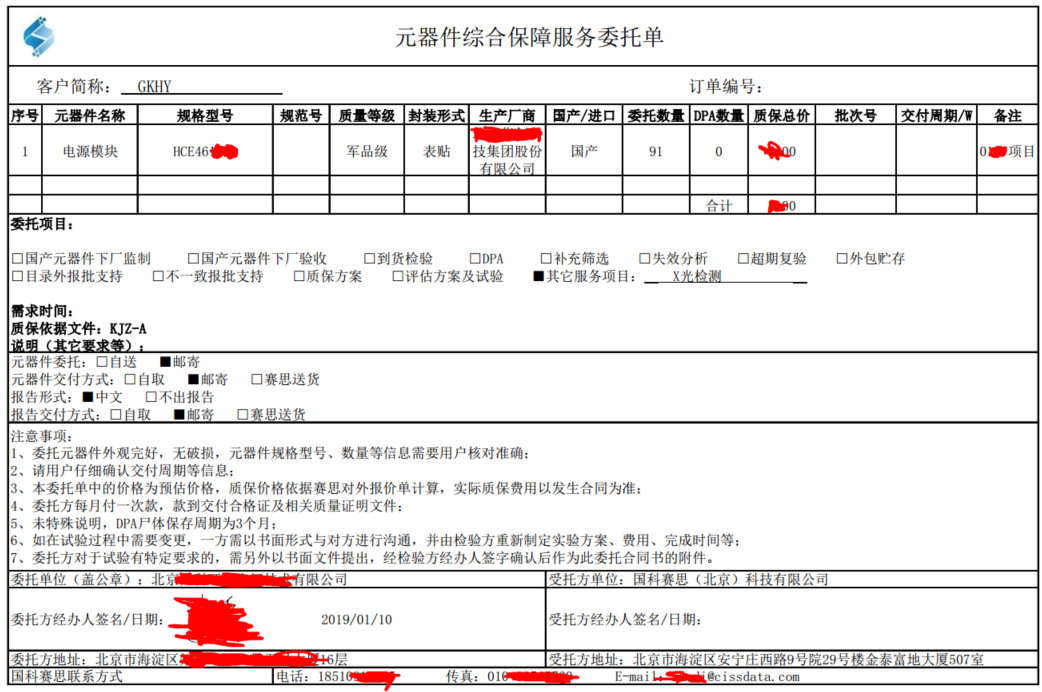
#> input picture code/Option B/code&materials/1.png, 1042 x 692 px
$ python -i img_obj.py   (imports and definitions only)   (older library calls are emulated)
#> lines starting #> are read from the running program, lines starting #| are printed output that depends on the picture; after the words box and inside, x2 and y2 are one past the last pixel; in counts of white or black regions, pixels touching at a corner belong together
# -*- coding: utf-8 -*-
"""
Image processing functions.
Jan. 2020, CISSDATA,  https://www.cissdata.com/
@author: Zihao Li <poderlee@outlook.com>
"""

import numpy as np
import cv2
import math
from imutils.perspective import four_point_transform


DIRECTION_HORIZONTAL = 'h'
DIRECTION_VERTICAL = 'v'


PIHLF = np.pi / 2
PI4TH = np.pi / 4


def pt_to_tuple(p):
    return (int(round(p[0])), int(round(p[1])))


def pt(x, y, dtype=np.float):
    """Create a point in 2D space at <x>, <y>"""
    return np.array((x, y), dtype=dtype)


# [84 lines left out: functions normalize_angle, project_polarcoord_lines, not called in this run]


class ImageProc:
    """
    Class for image processing. Methods for detecting lines in an image and clustering them. Helper methods for
    drawing.
    """
    DRAW_LINE_WIDTH = 2

    def __init__(self, imgfile):
        """
        Create a new image processing object for <imgfile>.
        """
        if not imgfile:
            raise ValueError("parameter 'imgfile' must be a non-empty, non-None string")

        self.imgfile = imgfile
        self.input_img = None
        self.img_w = None
        self.img_h = None

        self.gray_img = None  # grayscale version of the input image
        self.blur_img = None  # gaussian blur
        self.edges = None  # edges detected by Canny algorithm
        self.skew_correction_img = None

        self.lines_hough = []  # contains tuples (rho, theta, theta_norm, DIRECTION_HORIZONTAL or DIRECTION_VERTICAL)

        self._load_imgfile()
#> in _load_imgfile, self.input_img is the input picture: shape (692, 1042, 3); mean B, G, R 230.9, 230.9, 234

    # [118 lines left out: functions detect_lines, detect_lines_houghP, segmentation_site_img, scan_perpixl, not called in this run]
        # draw_lines(lines, img_obj)

    def img_adjust(self):
        """
        This function is used to correct the skew image.

        Paraneters:
        -----------
        path_img: str
        The image path we want to correct
        img_name: num
        A name representing the sequence of corrected image.
        img_name_se: str
        A name represent the secondary sequence of corrected image, the default value is 0.

        Returns:
        --------
        skew_correction_img :the image after skew correction

        """
        # Reading the image we want to correct.
        # Calling the scanning_location function to find the image border.
        img_or = self.input_img
        left, right, upper, under = self.scanning_location(img_or)
#> in scanning_location, `ret, bin_img = cv2.threshold(img_gray, 100, 255, cv2.THRESH_BINARY)`:
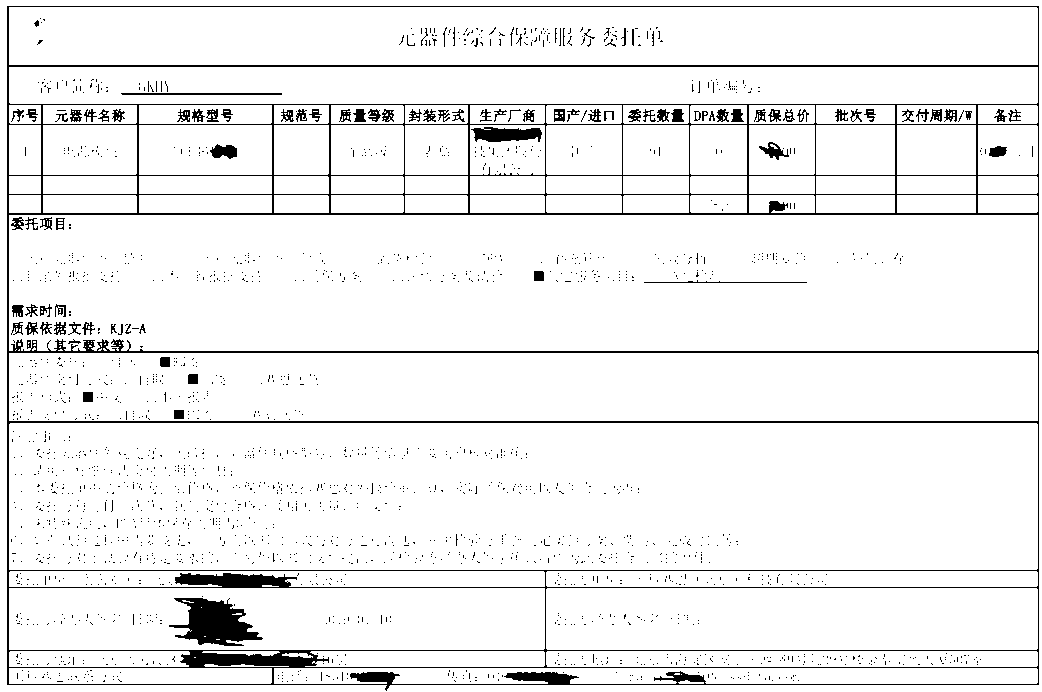
#> bin_img: shape (692, 1042); 94.1% white; 2225 black regions (2127 under 20 px), largest, box (x1, y1, x2, y2) and area: (7, 6, 1039, 691) 27820, (169, 598, 263, 646) 2520, (471, 127, 542, 142) 793
#> left = 7; right = 1038; upper = 6; under = 690
        # According the image border to clip the image.
        img_clipping = img_or[upper:under, left:right]
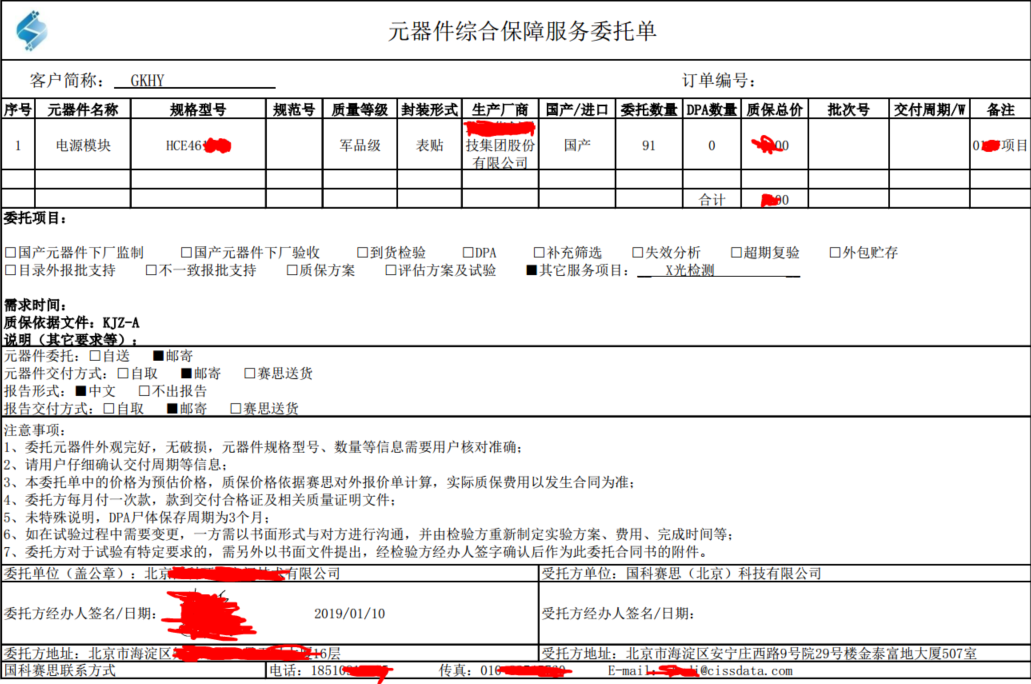
#> img_clipping: shape (684, 1031, 3); mean B, G, R 230.8, 230.8, 234
        # Getting the image size after clipped.
        (height, width, num) = img_clipping.shape
#> height = 684; width = 1031; num = 3
        # Scaling the image to reduce the calculation.
        scaling_factor = np.maximum(height / 1500, width / 1500)
#> scaling_factor = 0.687
        re_height = int(np.ceil(height / scaling_factor))
#> re_height = 996
        re_width = int(np.ceil(width / scaling_factor))
#> re_width = 1500
        img_resize = cv2.resize(img_clipping, (re_width, re_height), cv2.INTER_LINEAR)
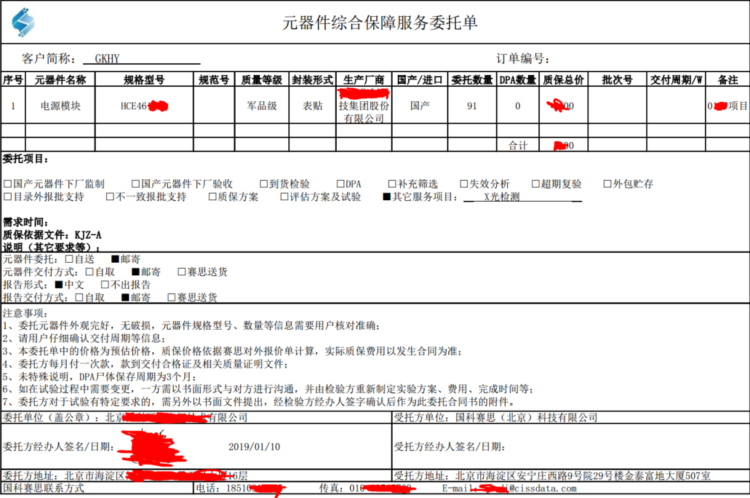
#> img_resize: shape (996, 1500, 3) (shown at 1/2 size); mean B, G, R 230.8, 230.7, 233.9
        # Clipped RGB image to gray image.
        img_gray_sca = cv2.cvtColor(img_resize, cv2.COLOR_BGR2GRAY)
        # Gaussian blur to smoothing image.
        blur_img = cv2.GaussianBlur(img_gray_sca, (5, 5), 0)
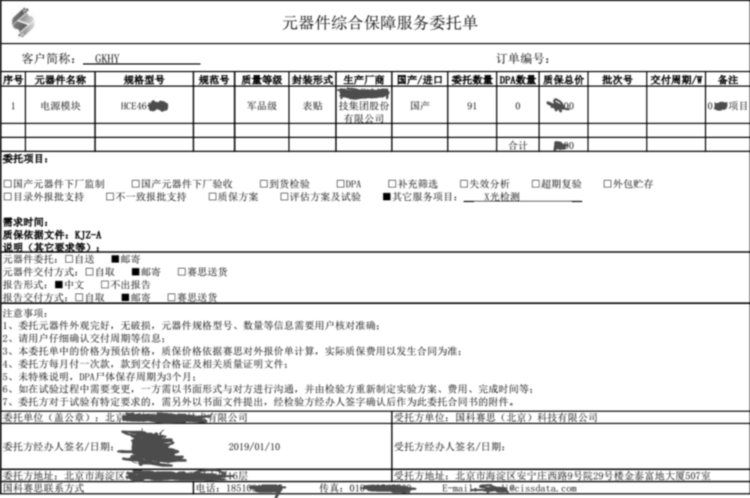
#> blur_img: shape (996, 1500) (shown at 1/2 size); min 0, max 255, mean 231.7
        # Gray image to binary image adaptively.
        th3 = cv2.adaptiveThreshold(blur_img, 255, cv2.ADAPTIVE_THRESH_GAUSSIAN_C, cv2.THRESH_BINARY, 11, 5)
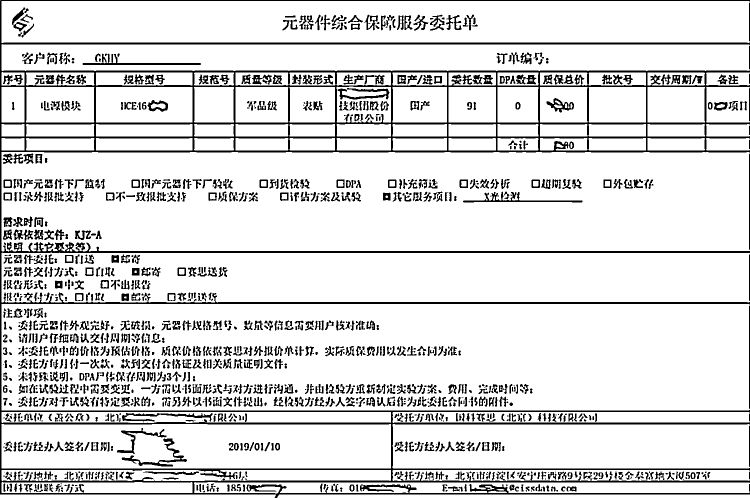
#> th3: shape (996, 1500) (shown at 1/2 size); 86.7% white; 1486 black regions (372 under 20 px), largest, box (x1, y1, x2, y2) and area: (0, 0, 1500, 996) 89668, (243, 877, 374, 933) 1223, (165, 107, 402, 130) 1193
        # Calling the function to find the table image corners.
        l_u_x, l_u_y, r_u_x, r_u_y, r_d_x, r_d_y, l_d_x, l_d_y = self.find_point(th3)

        # Correcting the skew and torsion image.
        skew_correction_img = four_point_transform(img_resize,
                                                   np.array([[l_u_x, l_u_y], [r_u_x, r_u_y], [r_d_x, r_d_y],
                                                             [l_d_x, l_d_y]]))

        # cv2.imshow("skew correction img", skew_correction_img)
        # # cv2.imwrite(r'E:\ciss_cool\image2table\skew correction image.png',skew_correction_img)
        # cv2.waitKey(0)
        self.skew_correction_img = skew_correction_img
        return self.skew_correction_img

    def find_point(self, bin_img):
        """
        This function is used to find the four corners of table.

        Parameters:
        -----------
        bin_img； Array
        The binary image after clipped.

        Return:
        -------
        x1: int
        The horizontal axis of left-upper corner.
        y1: int
        The vertical axis of left-upper corner.
        x2: int
        The horizontal axis of right-upper corner.
        y2: int
        The vertical axis of right-upper corner.
        x3: int
        The horizontal axis of right-under corner.
        y3: int
        The vertical axis of right-under corner.
        x4: int
        The horizontal axis of left-under corner.
        y4: int
        The vertical axis of left-under corner.
        """
        # To get the size of image.
        (hei, wid) = bin_img.shape
#> hei = 996; wid = 1500
        # Initialize the distance list between corners and borders.
        distance1 = [([10000000000] * wid) for x in range(hei)]
        distance2 = [([10000000000] * wid) for x in range(hei)]
        distance3 = [([10000000000] * wid) for x in range(hei)]
        distance4 = [([10000000000] * wid) for x in range(hei)]
        # Calculate the distance between the each pixel and the image corners.
        for i in range(hei):
            for j in range(wid):
                if bin_img[i, j] == 0:
                    distance1[i][j] = (j - 0) ** 2 + (i - 0) ** 2
                    distance2[i][j] = (j - (wid - 1)) ** 2 + (i - 0) ** 2
                    distance3[i][j] = (j - (wid - 1)) ** 2 + (i - (hei - 1)) ** 2
                    distance4[i][j] = (j - 0) ** 2 + (i - (hei - 1)) ** 2
        # Find the points which have the minimal distance to the image corners and regarded them as table points.
        min_x_1 = np.amin(distance1, axis=0).tolist()
#> min_x_1 = 1500 values from 1 to 2247001
        min_1 = min(min_x_1)
#> min_1 = 1
        x1 = min_x_1.index(min_1)
#> x1 = 0
        min_y_1 = np.amin(distance1, axis=1).tolist()
#> min_y_1 = 996 values from 1 to 1291426
        y1 = min_y_1.index(min_1)
        min_x_2 = np.amin(distance2, axis=0).tolist()
        min_2 = min(min_x_2)
        x2 = min_x_2.index(min_2)
        min_y_2 = np.amin(distance2, axis=1).tolist()
        y2 = min_y_2.index(min_2)
        min_x_3 = np.amin(distance3, axis=0).tolist()
        min_3 = min(min_x_3)
        x3 = min_x_3.index(min_3)
        min_y_3 = np.amin(distance3, axis=1).tolist()
        y3 = min_y_3.index(min_3)
        min_x_4 = np.amin(distance4, axis=0).tolist()
        min_4 = min(min_x_4)
        x4 = min_x_4.index(min_4)
        min_y_4 = np.amin(distance4, axis=1).tolist()
        y4 = min_y_4.index(min_4)
        return x1, y1, x2, y2, x3, y3, x4, y4

    def scanning_location(self, img_original):
        """
        This function is used to convert the gray image to binary image, and find the image boundary.

        Parameters
        ----------
        img_original: Array
        The gray image.
        Returns
        -------
        x0: int
        The image left border.
        x1: int
        The image right border.
        y0: int
        The image upper border.
        y1: int
        The image under border.
        """
        # RGB image to gray image.
        img_gray = cv2.cvtColor(img_original, cv2.COLOR_BGR2GRAY)
        # Gray image to binary image, 100 and 255 decide the gray threshold.
        ret, bin_img = cv2.threshold(img_gray, 100, 255, cv2.THRESH_BINARY)
        # Get the size of image.
        (h, w) = bin_img.shape
        column_list = []
        row_list = []
        # Scanning the columns to find the image left and right borders.
        for j in range(0, w):
            for m in range(0, h):
                if bin_img[m, j] == 0:
                    column_list.append(j)
                    break
        # Scanning the raws to find the image upper and under borders.
        for j in range(0, h):
            for m in range(0, w):
                if bin_img[j, m] == 0:
                    row_list.append(j)
                    break
        x1 = max(column_list)
        x0 = min(column_list)
        y0 = min(row_list)
        y1 = max(row_list)
        return x0, x1, y0, y1

    # [43 lines left out: functions ab_lines_from_hough_lines, draw_lines, _baseimg_for_drawing, not called in this run]

    def _load_imgfile(self):
        """Load the image file self.imgfile to self.input_img. Additionally set the image width and height (self.img_w
        and self.img_h)"""
        self.input_img = cv2.imread(self.imgfile)
        if self.input_img is None:
            raise IOError("could not load file '%s'" % self.imgfile)

        self.img_h, self.img_w = self.input_img.shape[:2]

    # [39 lines left out: functions _generate_hough_lines, _generate_hough_lines_houghP, not called in this run]

>>> result = ImageProc('1.png').img_adjust()
#> in img_adjust, `l_u_x, l_u_y, r_u_x, r_u_y, r_d_x, r_d_y, l_d_x, l_d_y = self.find_poi..`: l_u_x = 0; r_u_x = 1499; r_u_y = 0; r_d_x = 1499; r_d_y = 988; l_d_x = 0; l_d_y = 988
#> in img_adjust, `skew_correction_img = four_point_transform(img_resize, np.array([[l_u_..`:
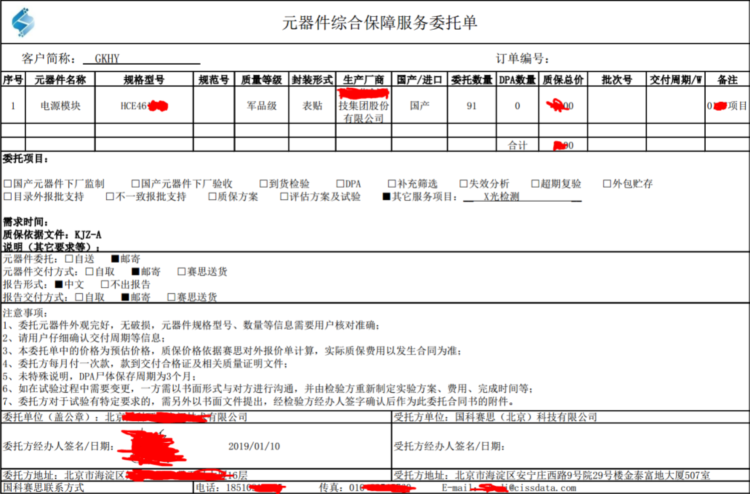
#> skew_correction_img: shape (988, 1499, 3) (shown at 1/2 size); mean B, G, R 230.7, 230.6, 233.9
